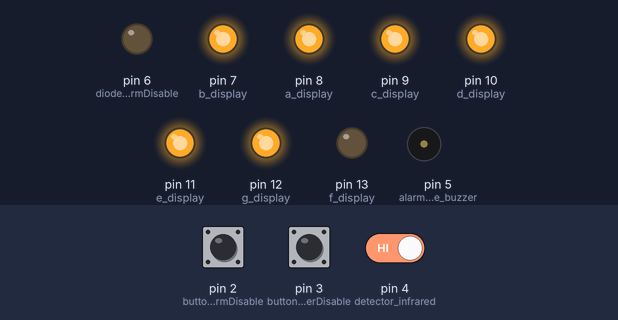
The sketch below on a simulated Arduino Uno, built with avr-gcc and run on an emulated ATmega328P. Parts: output pins drawn as LEDs (lit = HIGH), buzzer (waves = sounding, pin HIGH). Inputs (shaded band) come from the test bench; at power-on: pin 4 (detector_infrared) HIGH, pin 2 (button_alarmDisable) HIGH, pin 3 (button_alarmTriggerDisable) HIGH.

Above: at 1.2 s.
1.3 s: pin 4 (detector_infrared) driven LOW
At 1.4 s:
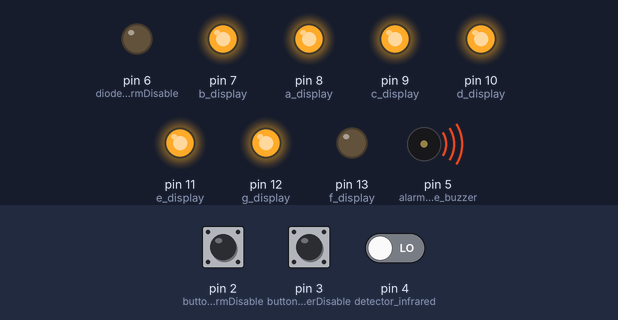
4.3 s: pin 2 (button_alarmDisable) pulled LOW for 3.2 s
At 8.3 s:
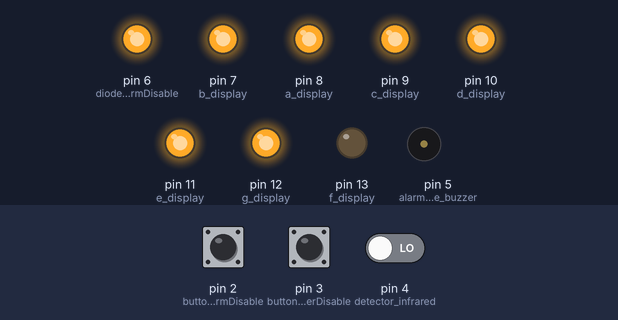
9.0 s: pin 2 (button_alarmDisable) pulled LOW for 0.15 s
At 9.1 s:
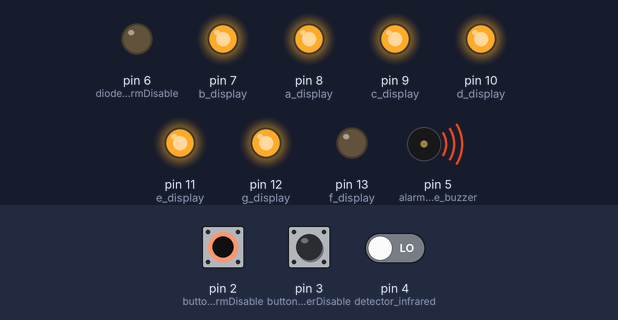
Timing chart, 0 to 18.0 s (numbered marks = the images above; inputs shaded):
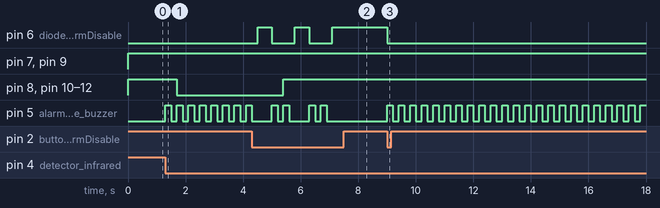

Measured:
- after the input at 1.3 s, pin 8 (a_display), pin 10 (d_display), pin 11 (e_display), pin 12 (g_display): HIGH → LOW after 0.40 s; pin 5 (alarmTrigger_diode_buzzer): alternates HIGH for 0.20 s and LOW for 0.20 s, starting at once
- after the input at 4.3 s, pin 6 (diode_alarmDisable): alternates HIGH for 0.50 s and LOW for 0.80 s, 5 changes in all, then stays HIGH, starting after 0.20 s; pin 8 (a_display), pin 10 (d_display), pin 11 (e_display), pin 12 (g_display): LOW → HIGH after 1.1 s
- after the input at 9.0 s, pin 6 (diode_alarmDisable): HIGH → LOW at once; pin 5 (alarmTrigger_diode_buzzer): alternates HIGH for 0.20 s and LOW for 0.20 s, starting at once

The sketch:

arduino_alarm.ino
```cpp
#include <Arduino.h>
#include "pinConfig.h"
#include "alarm.h"

void setup() {
    pinMode(button_alarmDisable, INPUT_PULLUP);
    pinMode(button_alarmTriggerDisable, INPUT_PULLUP);
    pinMode(alarmTrigger_diode_buzzer, OUTPUT);
    pinMode(diode_alarmDisable, OUTPUT);
    pinMode(a_display , OUTPUT);
    pinMode(b_display , OUTPUT);
    pinMode(c_display , OUTPUT);
    pinMode(d_display , OUTPUT);
    pinMode(e_display , OUTPUT);
    pinMode(f_display , OUTPUT);
    pinMode(g_display , OUTPUT);
    Serial.begin(9600);
}

void loop() {
    alarm();
}
```

alarm.cpp
```cpp
#include <Arduino.h>
#include "alarm.h"
#include "pinConfig.h"

void displayNumber(int number);
void alarmDisable();
void countActivations();

bool alarmTrigger = false;
bool alarmEnabled = true;
int activations = 0;

long buttonDelay = 500;
long lastButtonPress_alarmDiable = 0;
long lastButtonPress_alarmTrigger = 0;

void alarm() {
    alarmDisable();
    if(!alarmEnabled){
        return;
    }
    if(digitalRead(detector_infrared) == LOW && alarmTrigger == false) {
        alarmTrigger = true;
    }
    if(alarmTrigger){
        digitalWrite(alarmTrigger_diode_buzzer, HIGH);
        delay(200);
        digitalWrite(alarmTrigger_diode_buzzer, LOW);
        delay(200);
    } else {
        digitalWrite(alarmTrigger_diode_buzzer, LOW);
    }
    countActivations();
     displayNumber(activations);
}

void alarmDisable() {
   if (digitalRead(button_alarmDisable) == LOW && millis() - lastButtonPress_alarmDiable > buttonDelay) {
     alarmEnabled = !alarmEnabled;
     alarmTrigger = false;
     activations = 0;
     lastButtonPress_alarmDiable = millis();
   }
   if (digitalRead(button_alarmTriggerDisable) == LOW && millis() - lastButtonPress_alarmTrigger > buttonDelay) {
     alarmTrigger = false;
     lastButtonPress_alarmTrigger = millis();
   }

   if(alarmEnabled){
     digitalWrite(diode_alarmDisable, LOW);}
   else {
     digitalWrite(diode_alarmDisable, HIGH);
   }
}

bool triggerRegistered = false;
void countActivations() {
    if(alarmTrigger){
        if(!triggerRegistered){
            activations++;
            triggerRegistered = true;
        }
    }
    else{
        triggerRegistered = false;
    }
   if (activations > 9) {
       activations = 0;
       Serial.println("Alarm triggered 9 times, resetting count");
   }
}

void displayNumber(int number) {
  if(number < 0 || number > 9) {
    Serial.println("Invalid number for display");
    return;
  }
  switch (number) {
    case 0:
      digitalWrite(a_display , HIGH);
      digitalWrite(b_display , HIGH);
      digitalWrite(c_display , HIGH);
      digitalWrite(d_display , HIGH);
      digitalWrite(e_display , HIGH);
      digitalWrite(f_display , LOW);
      digitalWrite(g_display , HIGH);
      break;

    case 1:
      digitalWrite(a_display , LOW);
      digitalWrite(b_display , HIGH);
      digitalWrite(c_display , HIGH);
      digitalWrite(d_display , LOW);
      digitalWrite(e_display , LOW);
      digitalWrite(f_display , LOW);
      digitalWrite(g_display , LOW);
      break;

    case 2:
      digitalWrite(a_display , HIGH);
      digitalWrite(b_display , HIGH);
      digitalWrite(c_display , LOW);
      digitalWrite(d_display , HIGH);
      digitalWrite(e_display , HIGH);
      digitalWrite(f_display , HIGH);
      digitalWrite(g_display , LOW);
      break;

    case 3:
      digitalWrite(a_display , HIGH);
      digitalWrite(b_display , HIGH);
      digitalWrite(c_display , HIGH);
      digitalWrite(d_display , HIGH);
      digitalWrite(e_display , LOW);
      digitalWrite(f_display , HIGH);
      digitalWrite(g_display , LOW);
      break;

    case 4:
      digitalWrite(a_display , LOW);
      digitalWrite(b_display , HIGH);
      digitalWrite(c_display , HIGH);
      digitalWrite(d_display , LOW);
      digitalWrite(e_display , LOW);
      digitalWrite(f_display , HIGH);
      digitalWrite(g_display , HIGH);
      break;

    case 5:
      digitalWrite(a_display , HIGH);
      digitalWrite(b_display , LOW);
      digitalWrite(c_display , HIGH);
      digitalWrite(d_display , HIGH);
      digitalWrite(e_display , LOW);
      digitalWrite(f_display , HIGH);
      digitalWrite(g_display , HIGH);
      break;

    case 6:
      digitalWrite(a_display , HIGH);
      digitalWrite(b_display , LOW);
      digitalWrite(c_display , HIGH);
      digitalWrite(d_display , HIGH);
      digitalWrite(e_display , HIGH);
      digitalWrite(f_display , HIGH);
      digitalWrite(g_display , HIGH);
      break;

    case 7:
      digitalWrite(a_display , HIGH);
      digitalWrite(b_display , HIGH);
      digitalWrite(c_display , HIGH);
      digitalWrite(d_display , LOW);
      digitalWrite(e_display , LOW);
      digitalWrite(f_display , LOW);
      digitalWrite(g_display , LOW);
      break;

    case 8:
      digitalWrite(a_display , HIGH);
      digitalWrite(b_display , HIGH);
      digitalWrite(c_display , HIGH);
      digitalWrite(d_display , HIGH);
      digitalWrite(e_display , HIGH);
      digitalWrite(f_display , HIGH);
      digitalWrite(g_display , HIGH);
      break;

    case 9:
      digitalWrite(a_display , HIGH);
      digitalWrite(b_display , HIGH);
      digitalWrite(c_display , HIGH);
      digitalWrite(d_display , HIGH);
      digitalWrite(e_display , LOW);
      digitalWrite(f_display , HIGH);
      digitalWrite(g_display , HIGH);
      break;
  }
}
```

alarm.h
```cpp
#pragma once

void alarm();
bool alarmStatusCheck();
```

pinConfig.h
```cpp
#pragma once

const int button_alarmDisable = 2;
const int button_alarmTriggerDisable = 3;
const int detector_infrared = 4;
const int alarmTrigger_diode_buzzer = 5;
const int diode_alarmDisable = 6;
const int a_display = 8;
const int b_display = 7;
const int c_display = 9;
const int d_display = 10;
const int e_display = 11;
const int f_display = 13;
const int g_display = 12;
```
